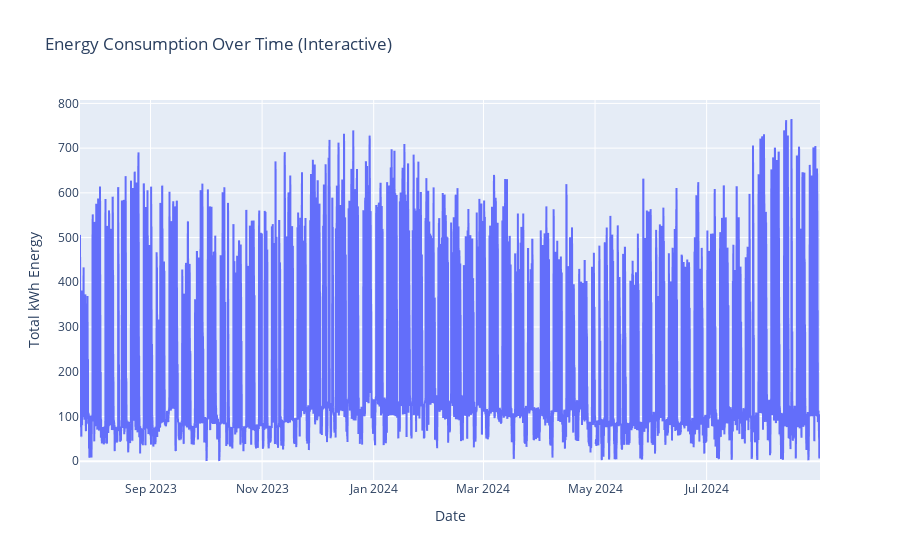

Here is the notebook cell this chart was saved with:
### Code cell
# Convert FECHA to datetime
df_consumo['FECHA'] = pd.to_datetime(df_consumo['FECHA'])

# Set FECHA as index for time series plotting
df_consumo_indexed = df_consumo.set_index('FECHA')

# Create a time series plot using matplotlib
plt.figure(figsize=(12, 6))
plt.plot(df_consumo_indexed['TOTAL_KWH_ENERGIA'])
plt.title('Energy Consumption Over Time')
plt.xlabel('Date')
plt.ylabel('Total kWh Energy')
plt.grid(True)
plt.tight_layout()
plt.show()

# Create an interactive time series plot using Plotly
fig = px.line(df_consumo, x='FECHA', y='TOTAL_KWH_ENERGIA', 
              title='Energy Consumption Over Time (Interactive)')
fig.update_xaxes(title='Date')
fig.update_yaxes(title='Total kWh Energy')
fig.show()

### Figure 1 — Plotly figure (JSON) as saved in the notebook; plotly's stock layout.template omitted (floating-point values rounded to 4 significant figures; data arrays with more than 128 entries replaced by an {"elided": "..."} marker saying what was removed)
{"data": [{"hovertemplate": "FECHA=%{x}<br>TOTAL_KWH_ENERGIA=%{y}<extra></extra>", "legendgroup": "", "line": {"color": "#636efa", "dash": "solid"}, "marker": {"symbol": "circle"}, "mode": "lines", "name": "", "showlegend": false, "type": "scattergl", "x": {"elided": "9708 str values"}, "xaxis": "x", "y": {"elided": "9708 float values"}, "yaxis": "y"}], "layout": {"legend": {"tracegroupgap": 0}, "title": {"text": "Energy Consumption Over Time (Interactive)"}, "xaxis": {"anchor": "y", "domain": [0, 1], "title": {"text": "Date"}}, "yaxis": {"anchor": "x", "domain": [0, 1], "title": {"text": "Total kWh Energy"}}}}
